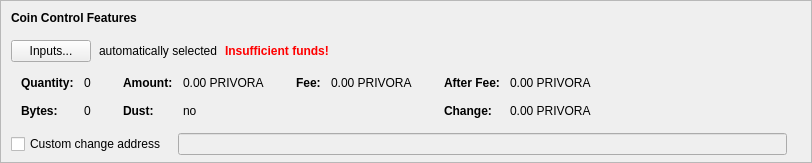
    <widget class="QFrame" name="frameCoinControl">
     <property name="sizePolicy">
      <sizepolicy hsizetype="Expanding" vsizetype="Expanding">
       <horstretch>0</horstretch>
       <verstretch>0</verstretch>
      </sizepolicy>
     </property>
     <property name="maximumSize">
      <size>
       <width>16777215</width>
       <height>16777215</height>
      </size>
     </property>
     <property name="frameShape">
      <enum>QFrame::StyledPanel</enum>
     </property>
     <property name="frameShadow">
      <enum>QFrame::Sunken</enum>
     </property>
     <layout class="QVBoxLayout" name="verticalLayoutCoinControl2">
      <property name="spacing">
       <number>0</number>
      </property>
      <property name="leftMargin">
       <number>0</number>
      </property>
      <property name="topMargin">
       <number>0</number>
      </property>
      <property name="rightMargin">
       <number>0</number>
      </property>
      <property name="bottomMargin">
       <number>6</number>
      </property>
      <item>
       <layout class="QVBoxLayout" name="verticalLayoutCoinControl" stretch="0,0,0,0,1">
        <property name="spacing">
         <number>0</number>
        </property>
        <property name="leftMargin">
         <number>10</number>
        </property>
        <property name="topMargin">
         <number>10</number>
        </property>
        <item>
         <layout class="QHBoxLayout" name="horizontalLayoutCoinControl1">
          <property name="bottomMargin">
           <number>15</number>
          </property>
          <item>
           <widget class="QLabel" name="labelCoinControlFeatures">
            <property name="sizePolicy">
             <sizepolicy hsizetype="Preferred" vsizetype="Maximum">
              <horstretch>0</horstretch>
              <verstretch>0</verstretch>
             </sizepolicy>
            </property>
            <property name="font">
             <font>
              <weight>75</weight>
              <bold>true</bold>
             </font>
            </property>
            <property name="styleSheet">
             <string notr="true">font-weight:bold;</string>
            </property>
            <property name="text">
             <string>Coin Control Features</string>
            </property>
           </widget>
          </item>
         </layout>
        </item>
        <item>
         <layout class="QHBoxLayout" name="horizontalLayoutCoinControl2" stretch="0,0,0,0">
          <property name="spacing">
           <number>8</number>
          </property>
          <property name="bottomMargin">
           <number>10</number>
          </property>
          <item>
           <widget class="QPushButton" name="pushButtonCoinControl">
            <property name="styleSheet">
             <string notr="true"/>
            </property>
            <property name="text">
             <string>Inputs...</string>
            </property>
            <property name="autoDefault">
             <bool>false</bool>
            </property>
           </widget>
          </item>
          <item>
           <widget class="QLabel" name="labelCoinControlAutomaticallySelected">
            <property name="text">
             <string>automatically selected</string>
            </property>
            <property name="margin">
             <number>5</number>
            </property>
           </widget>
          </item>
          <item>
           <widget class="QLabel" name="labelCoinControlInsuffFunds">
            <property name="font">
             <font>
              <weight>75</weight>
              <bold>true</bold>
             </font>
            </property>
            <property name="styleSheet">
             <string notr="true">color:red;font-weight:bold;</string>
            </property>
            <property name="text">
             <string>Insufficient funds!</string>
            </property>
            <property name="margin">
             <number>5</number>
            </property>
           </widget>
          </item>
          <item>
           <spacer name="horizontalSpacerCoinControl">
            <property name="orientation">
             <enum>Qt::Horizontal</enum>
            </property>
            <property name="sizeHint" stdset="0">
             <size>
              <width>40</width>
              <height>1</height>
             </size>
            </property>
           </spacer>
          </item>
         </layout>
        </item>
        <item>
         <widget class="QWidget" name="widgetCoinControl" native="true">
          <property name="sizePolicy">
           <sizepolicy hsizetype="Preferred" vsizetype="Preferred">
            <horstretch>0</horstretch>
            <verstretch>0</verstretch>
           </sizepolicy>
          </property>
          <property name="minimumSize">
           <size>
            <width>0</width>
            <height>0</height>
           </size>
          </property>
          <property name="styleSheet">
           <string notr="true"/>
          </property>
          <layout class="QHBoxLayout" name="horizontalLayoutCoinControl5">
           <property name="leftMargin">
            <number>0</number>
           </property>
           <property name="topMargin">
            <number>0</number>
           </property>
           <property name="rightMargin">
            <number>0</number>
           </property>
           <property name="bottomMargin">
            <number>0</number>
           </property>
           <item>
            <layout class="QHBoxLayout" name="horizontalLayoutCoinControl3" stretch="0,0,0,1">
             <property name="spacing">
              <number>20</number>
             </property>
             <property name="topMargin">
              <number>0</number>
             </property>
             <property name="bottomMargin">
              <number>10</number>
             </property>
             <item>
              <layout class="QFormLayout" name="formLayoutCoinControl1">
               <property name="horizontalSpacing">
                <number>10</number>
               </property>
               <property name="verticalSpacing">
                <number>14</number>
               </property>
               <property name="leftMargin">
                <number>10</number>
               </property>
               <property name="topMargin">
                <number>4</number>
               </property>
               <property name="rightMargin">
                <number>6</number>
               </property>
               <item row="0" column="0">
                <widget class="QLabel" name="labelCoinControlQuantityText">
                 <property name="font">
                  <font>
                   <weight>75</weight>
                   <bold>true</bold>
                  </font>
                 </property>
                 <property name="text">
                  <string>Quantity:</string>
                 </property>
                 <property name="margin">
                  <number>0</number>
                 </property>
                </widget>
               </item>
               <item row="0" column="1">
                <widget class="QLabel" name="labelCoinControlQuantity">
                 <property name="cursor">
                  <cursorShape>IBeamCursor</cursorShape>
                 </property>
                 <property name="contextMenuPolicy">
                  <enum>Qt::ActionsContextMenu</enum>
                 </property>
                 <property name="text">
                  <string notr="true">0</string>
                 </property>
                 <property name="margin">
                  <number>0</number>
                 </property>
                 <property name="textInteractionFlags">
                  <set>Qt::LinksAccessibleByMouse|Qt::TextSelectableByKeyboard|Qt::TextSelectableByMouse</set>
                 </property>
                </widget>
               </item>
               <item row="1" column="0">
                <widget class="QLabel" name="labelCoinControlBytesText">
                 <property name="font">
                  <font>
                   <weight>75</weight>
                   <bold>true</bold>
                  </font>
                 </property>
                 <property name="text">
                  <string>Bytes:</string>
                 </property>
                </widget>
               </item>
               <item row="1" column="1">
                <widget class="QLabel" name="labelCoinControlBytes">
                 <property name="cursor">
                  <cursorShape>IBeamCursor</cursorShape>
                 </property>
                 <property name="contextMenuPolicy">
                  <enum>Qt::ActionsContextMenu</enum>
                 </property>
                 <property name="text">
                  <string notr="true">0</string>
                 </property>
                 <property name="textInteractionFlags">
                  <set>Qt::LinksAccessibleByMouse|Qt::TextSelectableByKeyboard|Qt::TextSelectableByMouse</set>
                 </property>
                </widget>
               </item>
              </layout>
             </item>
             <item>
              <layout class="QFormLayout" name="formLayoutCoinControl2">
               <property name="horizontalSpacing">
                <number>10</number>
               </property>
               <property name="verticalSpacing">
                <number>14</number>
               </property>
               <property name="leftMargin">
                <number>6</number>
               </property>
               <property name="topMargin">
                <number>4</number>
               </property>
               <property name="rightMargin">
                <number>6</number>
               </property>
               <item row="0" column="0">
                <widget class="QLabel" name="labelCoinControlAmountText">
                 <property name="font">
                  <font>
                   <weight>75</weight>
                   <bold>true</bold>
                  </font>
                 </property>
                 <property name="text">
                  <string>Amount:</string>
                 </property>
                 <property name="margin">
                  <number>0</number>
                 </property>
                </widget>
               </item>
               <item row="0" column="1">
                <widget class="QLabel" name="labelCoinControlAmount">
                 <property name="cursor">
                  <cursorShape>IBeamCursor</cursorShape>
                 </property>
                 <property name="contextMenuPolicy">
                  <enum>Qt::ActionsContextMenu</enum>
                 </property>
                 <property name="text">
                  <string notr="true">0.00 PRIVORA</string>
                 </property>
                 <property name="textInteractionFlags">
                  <set>Qt::LinksAccessibleByMouse|Qt::TextSelectableByKeyboard|Qt::TextSelectableByMouse</set>
                 </property>
                </widget>
               </item>
               <item row="1" column="0">
                <widget class="QLabel" name="labelCoinControlLowOutputText">
                 <property name="font">
                  <font>
                   <weight>75</weight>
                   <bold>true</bold>
                  </font>
                 </property>
                 <property name="text">
                  <string>Dust:</string>
                 </property>
                </widget>
               </item>
               <item row="1" column="1">
                <widget class="QLabel" name="labelCoinControlLowOutput">
                 <property name="cursor">
                  <cursorShape>IBeamCursor</cursorShape>
                 </property>
                 <property name="contextMenuPolicy">
                  <enum>Qt::ActionsContextMenu</enum>
                 </property>
                 <property name="text">
                  <string notr="true">no</string>
                 </property>
                 <property name="textInteractionFlags">
                  <set>Qt::LinksAccessibleByMouse|Qt::TextSelectableByKeyboard|Qt::TextSelectableByMouse</set>
                 </property>
                </widget>
               </item>
              </layout>
             </item>
             <item>
              <layout class="QFormLayout" name="formLayoutCoinControl3">
               <property name="horizontalSpacing">
                <number>10</number>
               </property>
               <property name="verticalSpacing">
                <number>14</number>
               </property>
               <property name="leftMargin">
                <number>6</number>
               </property>
               <property name="topMargin">
                <number>4</number>
               </property>
               <property name="rightMargin">
                <number>6</number>
               </property>
               <item row="0" column="0">
                <widget class="QLabel" name="labelCoinControlFeeText">
                 <property name="font">
                  <font>
                   <weight>75</weight>
                   <bold>true</bold>
                  </font>
                 </property>
                 <property name="text">
                  <string>Fee:</string>
                 </property>
                 <property name="margin">
                  <number>0</number>
                 </property>
                </widget>
               </item>
               <item row="0" column="1">
                <widget class="QLabel" name="labelCoinControlFee">
                 <property name="cursor">
                  <cursorShape>IBeamCursor</cursorShape>
                 </property>
                 <property name="contextMenuPolicy">
                  <enum>Qt::ActionsContextMenu</enum>
                 </property>
                 <property name="text">
                  <string notr="true">0.00 PRIVORA</string>
                 </property>
                 <property name="textInteractionFlags">
                  <set>Qt::LinksAccessibleByMouse|Qt::TextSelectableByKeyboard|Qt::TextSelectableByMouse</set>
                 </property>
                </widget>
               </item>
              </layout>
             </item>
             <item>
              <layout class="QFormLayout" name="formLayoutCoinControl4">
               <property name="horizontalSpacing">
                <number>10</number>
               </property>
               <property name="verticalSpacing">
                <number>14</number>
               </property>
               <property name="leftMargin">
                <number>6</number>
               </property>
               <property name="topMargin">
                <number>4</number>
               </property>
               <property name="rightMargin">
                <number>6</number>
               </property>
               <item row="0" column="0">
                <widget class="QLabel" name="labelCoinControlAfterFeeText">
                 <property name="font">
                  <font>
                   <weight>75</weight>
                   <bold>true</bold>
                  </font>
                 </property>
                 <property name="text">
                  <string>After Fee:</string>
                 </property>
                 <property name="margin">
                  <number>0</number>
                 </property>
                </widget>
               </item>
               <item row="0" column="1">
                <widget class="QLabel" name="labelCoinControlAfterFee">
                 <property name="cursor">
                  <cursorShape>IBeamCursor</cursorShape>
                 </property>
                 <property name="contextMenuPolicy">
                  <enum>Qt::ActionsContextMenu</enum>
                 </property>
                 <property name="text">
                  <string notr="true">0.00 PRIVORA</string>
                 </property>
                 <property name="textInteractionFlags">
                  <set>Qt::LinksAccessibleByMouse|Qt::TextSelectableByKeyboard|Qt::TextSelectableByMouse</set>
                 </property>
                </widget>
               </item>
               <item row="1" column="0">
                <widget class="QLabel" name="labelCoinControlChangeText">
                 <property name="font">
                  <font>
                   <weight>75</weight>
                   <bold>true</bold>
                  </font>
                 </property>
                 <property name="text">
                  <string>Change:</string>
                 </property>
                </widget>
               </item>
               <item row="1" column="1">
                <widget class="QLabel" name="labelCoinControlChange">
                 <property name="cursor">
                  <cursorShape>IBeamCursor</cursorShape>
                 </property>
                 <property name="contextMenuPolicy">
                  <enum>Qt::ActionsContextMenu</enum>
                 </property>
                 <property name="text">
                  <string notr="true">0.00 PRIVORA</string>
                 </property>
                 <property name="textInteractionFlags">
                  <set>Qt::LinksAccessibleByMouse|Qt::TextSelectableByKeyboard|Qt::TextSelectableByMouse</set>
                 </property>
                </widget>
               </item>
              </layout>
             </item>
            </layout>
           </item>
          </layout>
         </widget>
        </item>
        <item>
         <layout class="QHBoxLayout" name="horizontalLayoutCoinControl4" stretch="0,0,0">
          <property name="spacing">
           <number>12</number>
          </property>
          <property name="sizeConstraint">
           <enum>QLayout::SetDefaultConstraint</enum>
          </property>
          <property name="topMargin">
           <number>5</number>
          </property>
          <property name="rightMargin">
           <number>5</number>
          </property>
          <item>
           <widget class="QCheckBox" name="checkBoxCoinControlChange">
            <property name="toolTip">
             <string>If this is activated, but the change address is empty or invalid, change will be sent to a newly generated address.</string>
            </property>
            <property name="text">
             <string>Custom change address</string>
            </property>
           </widget>
          </item>
          <item>
           <widget class="QValidatedLineEdit" name="lineEditCoinControlChange">
            <property name="enabled">
             <bool>false</bool>
            </property>
            <property name="sizePolicy">
             <sizepolicy hsizetype="Expanding" vsizetype="Fixed">
              <horstretch>0</horstretch>
              <verstretch>0</verstretch>
             </sizepolicy>
            </property>
           </widget>
          </item>
          <item>
           <widget class="QLabel" name="labelCoinControlChangeLabel">
            <property name="sizePolicy">
             <sizepolicy hsizetype="Preferred" vsizetype="Expanding">
              <horstretch>0</horstretch>
              <verstretch>0</verstretch>
             </sizepolicy>
            </property>
            <property name="minimumSize">
             <size>
              <width>0</width>
              <height>0</height>
             </size>
            </property>
            <property name="text">
             <string/>
            </property>
            <property name="margin">
             <number>3</number>
            </property>
           </widget>
          </item>
         </layout>
        </item>
        <item>
         <spacer name="verticalSpacerCoinControl">
          <property name="orientation">
           <enum>Qt::Vertical</enum>
          </property>
          <property name="sizeHint" stdset="0">
           <size>
            <width>800</width>
            <height>1</height>
           </size>
          </property>
         </spacer>
        </item>
       </layout>
      </item>
     </layout>
    </widget>
